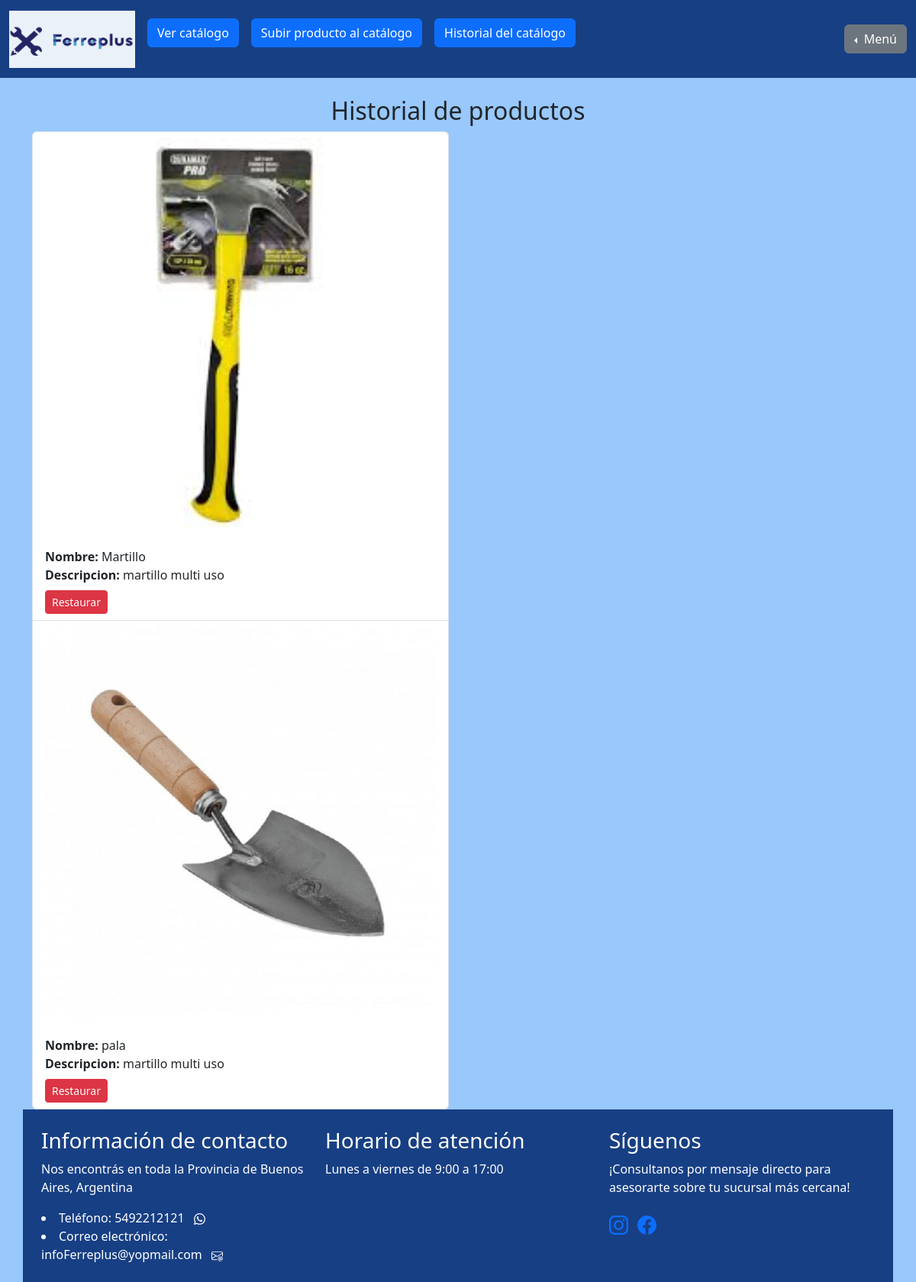
Before: /catalogo/historial_productos/ (signed in) with the older database file.
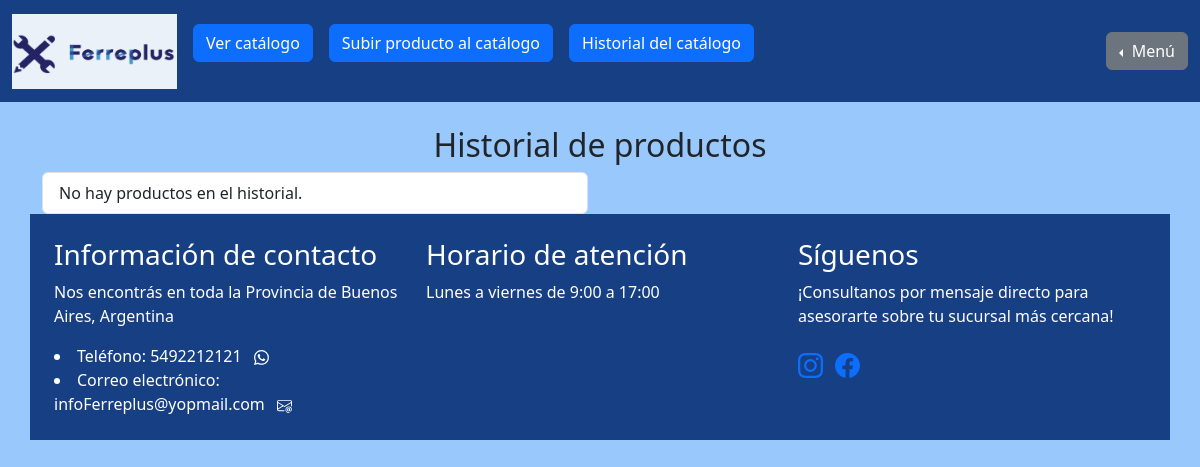
After: the same page with the newer database file.
### catalogo/models.py (models this page shows, shortened)
class ProductoCatalogo(models.Model):
    id = models.AutoField(primary_key=True)
    nombre = models.CharField(max_length=100)
    descripcion = models.CharField(max_length=500)
    imagen_principal = models.ImageField(upload_to='imagenes/')
    imagen_extra1 = models.ImageField(upload_to='imagenes/', blank=True, null=True)
    imagen_extra2 = models.ImageField(upload_to='imagenes/', blank=True, null=True)
    imagen_extra3 = models.ImageField(upload_to='imagenes/', blank=True, null=True)
    slug = models.SlugField(null=True, blank=True)
    visible = models.BooleanField(default=True)

### iniciar_sesion/decoradores.py (the view)
    def wrapper_func(request, *args, **kwargs):
        if request.user.is_superuser:
            return view_func(request, *args, **kwargs)
        else:
            return redirect("homepage")

### catalogo/views.py (called while the page is built)
@super_user
def ver_historial(request):
    catalogo = ProductoCatalogo.objects.filter(visible=False)
    context = {
        'catalogo': catalogo,
    }
    return render(request, "catalogo/historial_productos.html", context)

### iniciar_sesion/decoradores.py (called while the page is built)
def super_user(view_func):
    def wrapper_func(request, *args, **kwargs):
        if request.user.is_superuser:
            return view_func(request, *args, **kwargs)
        else:
            return redirect("homepage")
    return wrapper_func

### project/context_processors.py (called while the page is built)
def agregar_datos_a_contexto(request):
    sucursales = Sucursal.objects.all()
    estados_list = ["Nuevo - Sin uso", "Usado", "Restaurado", "Para reparar", "Para piezas", "Con defectos leves"]
    categorias_list = ["Herramientas", "Construcción", "Ferretería general", "Electricidad", "Fontanería", "Jardín"]
    return {
        'sucursales': sucursales,
        'estados_list': estados_list,
        'categorias_list': categorias_list,
    }

### catalogo/templates/catalogo/historial_productos.html (shortened to what this page needs)
{% extends "homepage/base.html" %}
{% block content %}
<div class="container">
  <h2 class="text-center">Historial de productos</h2>
  <div class="row">
    <div class="col-md-6" id="solicitudesEnviadas">
      <ul class="list-group">
        {% for producto in catalogo %}
          <li class="list-group-item">
            <div id="carouselExample" class="carousel slide mb-4">
              <div class="carousel-inner">
                  <div class="carousel-item active">
                      <img src="{{ producto.imagen_principal.url }}" class="d-block w-100" alt="...">
                  </div>
              </div>
              <button class="carousel-control-prev" type="button" data-bs-target="#carouselExample" data-bs-slide="prev">
                  <span class="carousel-control-prev-icon" aria-hidden="true"></span>
              </button>
              <button class="carousel-control-next" type="button" data-bs-target="#carouselExample" data-bs-slide="next">
                  <span class="carousel-control-next-icon" aria-hidden="true"></span>
              </button>
          </div>
            <strong>Nombre:</strong> {{ producto.nombre }} <br>
            <strong>Descripcion:</strong> {{ producto.descripcion }} <br>
            {% if request.user.is_superuser %}
            <a href="{% url 'restaurar_producto' slug=producto.slug %}" class="btn btn-danger btn-sm mt-2" onclick="return confirm('¿Estás seguro de que deseas restaurar este producto?');">Restaurar</a>
            {% endif %}
        {% empty %}
          <li class="list-group-item">No hay productos en el historial.</li>
        {% endfor %}
      </ul>
    </div>
    {% endblock %}

Changed rows visible on the page:
no longer on this page (row edited): ProductoCatalogo: imagen_principal (picture), nombre "Martillo", descripcion "martillo multi uso"
no longer on this page (row edited): ProductoCatalogo: imagen_principal (picture), nombre "pala", descripcion "martillo multi uso"
Other visible differences:
text now shown: "No hay productos en el historial."
